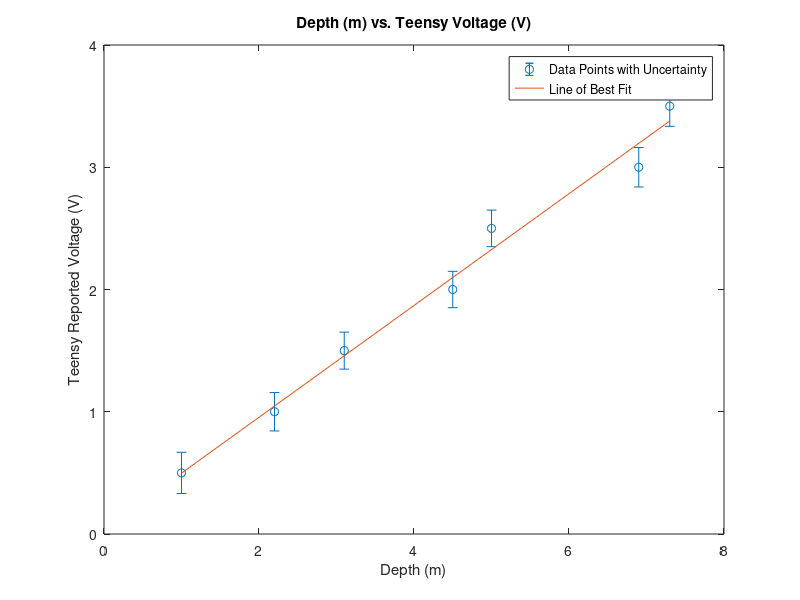

Write MATLAB code to recreate this figure.
% Depth and voltage data
depth = [1, 2.2, 3.1, 4.5, 5, 6.9, 7.3]; 
voltage = [0.5, 1.0, 1.5, 2.0, 2.5, 3.0, 3.5]; 

% Fit a line to the data
[p, S] = polyfit(depth, voltage, 1); % p(1) is slope & p(2) is the y-intercept

% 95% confidence interval of fit
[~, delta] = polyval(p, depth, S);

% Plot Data
figure;
errorbar(depth, voltage, delta, 'o');
hold on;

% Best fit
depthFit = linspace(min(depth), max(depth), 100); 
voltageFit = polyval(p, depthFit);
plot(depthFit, voltageFit, '-');

% Labels
xlabel('Depth (m)');
ylabel('Teensy Reported Voltage (V)');
title('Depth (m) vs. Teensy Voltage (V)');

% depthCal_slope and depthCal_intercept
depthCal_slope = p(1);
depthCal_intercept = p(2);

% Slope and intercept
disp(['Slope: ', num2str(depthCal_slope)]);
disp(['y-intercept: ', num2str(depthCal_intercept)]);

% Legend
legend('Data Points with Uncertainty', 'Line of Best Fit', 'Location', 'best');


